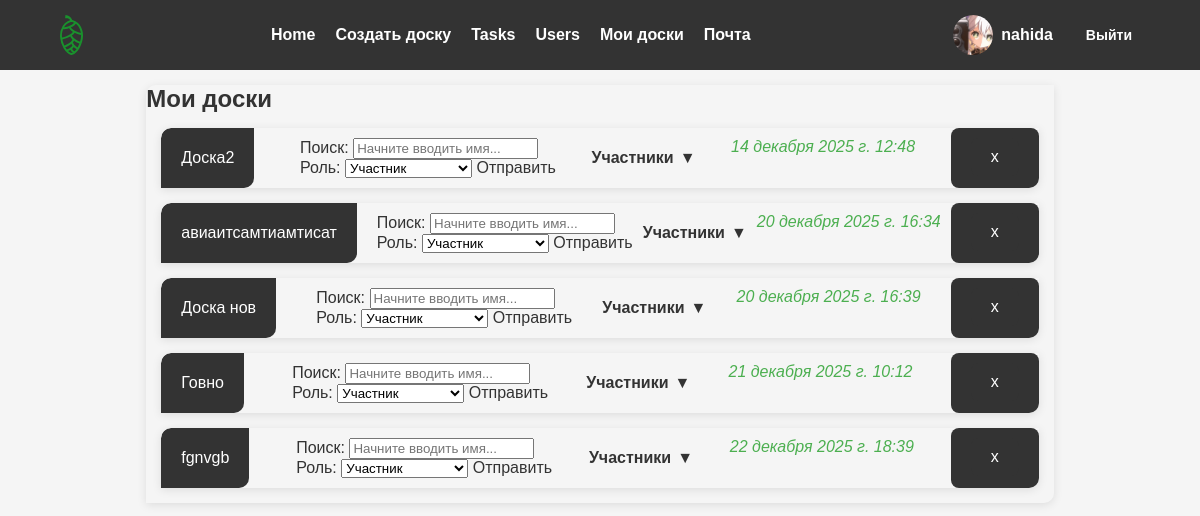
The page /boards/my-boards/ (signed in) on the database as committed earlier.
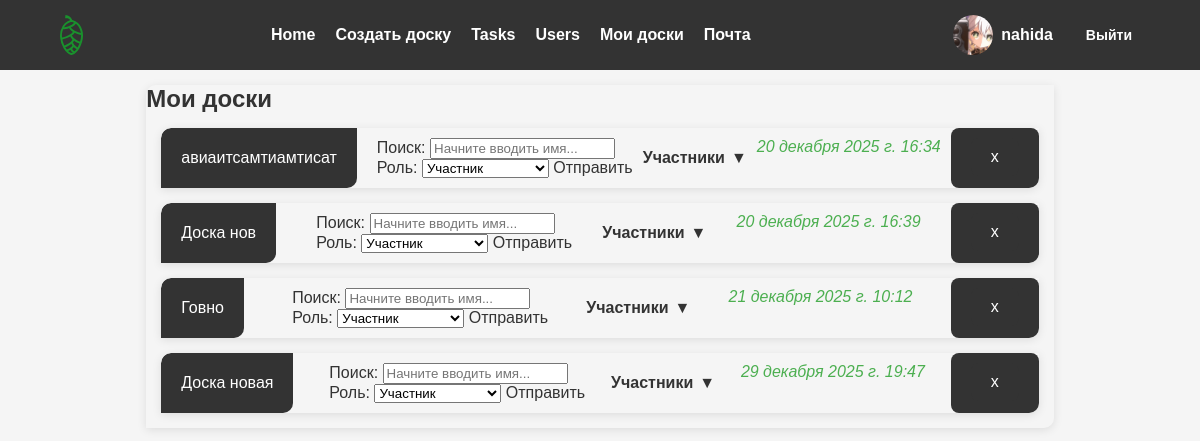
The same page on the database as committed later.
### boards/models.py (models this page shows, shortened)
class Board(models.Model):
    owner = models.ForeignKey(User, on_delete=models.CASCADE)
    title = models.CharField(max_length=200, blank=True)
    created = models.DateTimeField(auto_now_add=True)
    updated = models.DateTimeField(auto_now=True)
    hidden = models.BooleanField(default=True)

### boards/views.py (the view)
# urls.py: path('my-boards/', views.my_boards, name='my-boards'),
@login_required(login_url='login')
def my_boards(request):
    user = request.user
    owned_boards = Board.objects.filter(owner=user)
    permitted_boards = Board.objects.filter(
        boardpermit__user=user
    ).exclude(owner=user)
    boards = owned_boards | permitted_boards
    context = {
        'boards': boards.distinct()
    }
    return render(request, 'boards/my-boards.html', context)

### boards/templates/boards/my-boards.html (shortened to what this page needs)
{% extends 'base.html' %} {% load static %} {% block profile %}
<link rel="stylesheet" href="{% static 'styles/my-boards.css' %}" />
{% endblock %} {% block content %}
<main>
  <div class="board-container" data-board-id="{{ board.id }}">
  <div class="boards">
    <h2>Мои доски</h2>
    {% for board in boards %}
    <div class="board-container">
      <a href="{% url 'boards-page' board.id %}" class="board-title"
        >{{board.title}}</a
      >
      <form
        method="post"
        class="email-compose"
        data-board-id="{{ board.id }}"
        action="{% url 'add-board-member' board.id %}"
      >
        <label for="recipient-{{ board.id }}">Поиск:</label>
        <input
          type="text"
          id="recipient-{{ board.id }}"
          autocomplete="off"
          placeholder="Начните вводить имя..."
          required
        />
        <label for="role-{{ board.id }}">Роль:</label>
        <select name="role" id="role-{{ board.id }}" required>
          <option value="member">Участник</option>
        </select>
        <button type="submit" class="btn compose">Отправить</button>
      </form>
      <button type="button" class="toggle-users" data-board-id="{{ board.id }}">
        Участники <span class="arrow">▼</span>
      </button>
      <div class="board-created">{{ board.created }}</div>
      <form
        method="post"
        action="{% url 'delete_board' board.id %}"
        style="display: inline"
        class="delete-board"
      >
        <button type="submit" class="delete-board">x</button>
      </form>
    </div>
    {% endfor %}
  </div>
</main>
{% endblock %}

Rows that differ between the two databases and show on the page:
removed Board: title "Доска2", role "Участник", created "14 декабря 2025 г. 12:48"
removed Board: title "fgnvgb", role "Участник", created "22 декабря 2025 г. 18:39"
added Board: title "Доска новая", role "Участник", created "29 декабря 2025 г. 19:47"
